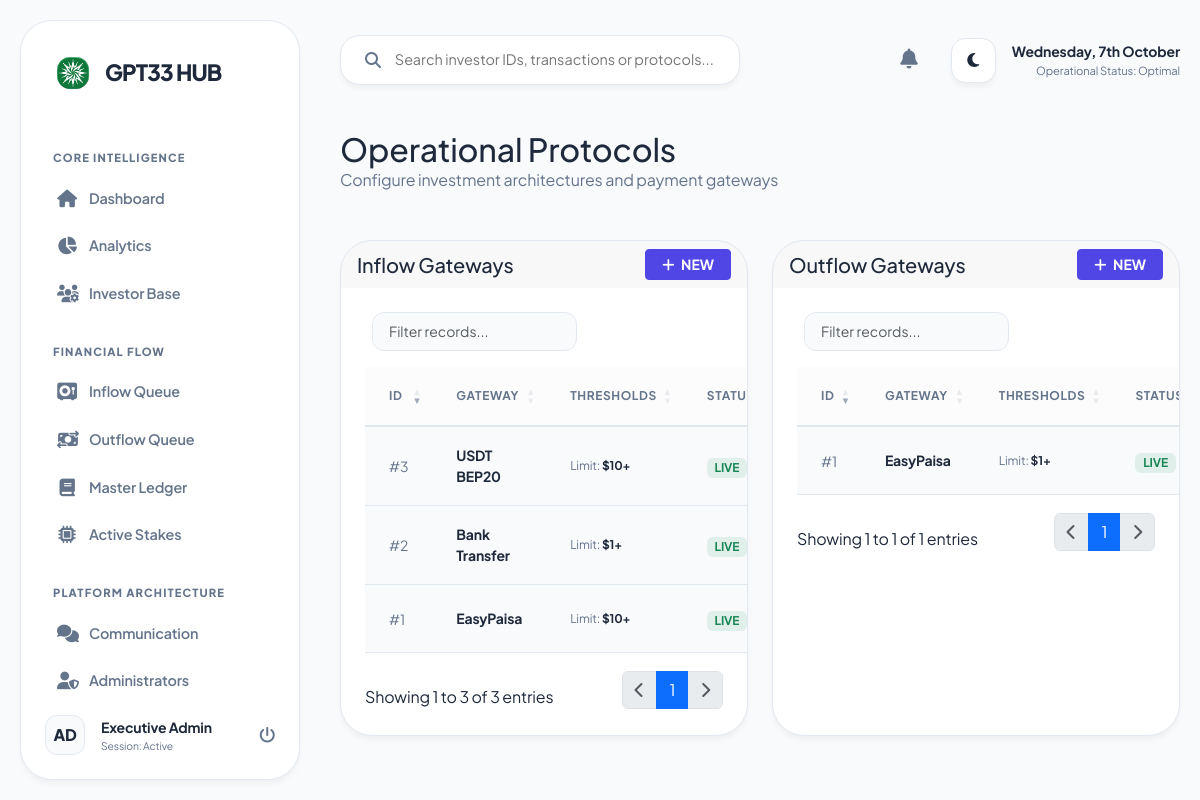
/admin/index.php?route=methods (signed in), run on the app's committed database.
### tables this page shows
CREATE TABLE `payment_methods` (
  `id` int(11) NOT NULL AUTO_INCREMENT,
  `name` varchar(100) NOT NULL,
  `details` text NOT NULL,
  `copyable_fields` text DEFAULT NULL,
  `min_amount` decimal(15,2) DEFAULT 1.00,
  `max_amount` decimal(15,2) DEFAULT 10000.00,
  `is_active` tinyint(1) DEFAULT 1,
  `currency` varchar(10) DEFAULT 'USD',
  `rate` decimal(15,8) DEFAULT 1.00000000,
  `qr_code` varchar(255) DEFAULT NULL,
  `fixed_fee` decimal(10,4) DEFAULT 0.0000,
  `percent_fee` decimal(10,4) DEFAULT 0.0000,
  PRIMARY KEY (`id`)
);

CREATE TABLE `withdrawal_methods` (
  `id` int(11) NOT NULL AUTO_INCREMENT,
  `name` varchar(100) NOT NULL,
  `instructions` text DEFAULT NULL,
  `min_amount` decimal(15,2) DEFAULT 1.00,
  `max_amount` decimal(15,2) DEFAULT 10000.00,
  `is_active` tinyint(1) DEFAULT 1,
  `currency` varchar(10) DEFAULT 'USD',
  `rate` decimal(15,8) DEFAULT 1.00000000,
  `fixed_fee` decimal(10,4) DEFAULT 0.0000,
  `percent_fee` decimal(10,4) DEFAULT 0.0000,
  PRIMARY KEY (`id`)
);

### admin/views/methods.php (the view, shortened to what this page needs)
<?php
$deposit_methods = $pdo->query("SELECT * FROM payment_methods")->fetchAll();
$withdrawal_methods = $pdo->query("SELECT * FROM withdrawal_methods")->fetchAll();
?>
<div class="row mb-5 align-items-center">
    <div class="col">
        <h2 class="fw-800 m-0 text-dark">Operational Protocols</h2>
        <p class="text-muted m-0">Configure investment architectures and payment gateways</p>
    </div>
</div>
<div class="row g-4 mb-5">
    <div class="col-xl-6">
        <div class="card h-100 overflow-hidden">
            <div class="card-header border-0 d-flex justify-content-between align-items-center">
                <h5 class="fw-800 m-0 text-dark">Inflow Gateways</h5>
                <button class="btn btn-sm btn-dark fw-bold px-3" onclick="openMethodModal('deposit')">
                    <i class="fa-solid fa-plus me-1"></i> NEW
                </button>
            </div>
            <div class="table-responsive p-4">
                <table class="table align-middle datatable-basic">
                    <thead>
                        <tr>
                            <th>ID</th>
                            <th>Gateway</th>
                            <th>Thresholds</th>
                            <th>Status</th>
                        </tr>
                    </thead>
                    <tbody>
                        <?php foreach ($deposit_methods as $m): ?>
                        <tr>
                            <td><span class="fw-800 text-muted small">#<?php echo $m['id']; ?></span></td>
                            <td class="text-dark fw-bold small"><?php echo htmlspecialchars($m['name']); ?></td>
                            <td>
                                <div class="text-muted" style="font-size: 0.75rem;">Limit: <span class="text-dark fw-bold">$<?php echo number_format($m['min_amount']); ?>+</span></div>
                            </td>
                            <td>
                                <?php if ($m['is_active']): ?>
                                    <span class="badge bg-success bg-opacity-10 text-success">LIVE</span>
                                <?php else: ?>
                                    <span class="badge bg-secondary bg-opacity-10 text-muted">OFFLINE</span>
                                <?php endif; ?>
                            </td>
                        </tr>
                        <?php endforeach; ?>
                    </tbody>
                </table>
            </div>
        </div>
    </div>
    <div class="col-xl-6">
        <div class="card h-100 overflow-hidden">
            <div class="card-header border-0 d-flex justify-content-between align-items-center">
                <h5 class="fw-800 m-0 text-dark">Outflow Gateways</h5>
                <button class="btn btn-sm btn-dark fw-bold px-3" onclick="openMethodModal('withdraw')">
                    <i class="fa-solid fa-plus me-1"></i> NEW
                </button>
            </div>
            <div class="table-responsive p-4">
                <table class="table align-middle datatable-basic">
                    <thead>
                        <tr>
                            <th>ID</th>
                            <th>Gateway</th>
                            <th>Thresholds</th>
                            <th>Status</th>
                        </tr>
                    </thead>
                    <tbody>
                        <?php foreach ($withdrawal_methods as $m): ?>
                        <tr>
                            <td><span class="fw-800 text-muted small">#<?php echo $m['id']; ?></span></td>
                            <td class="text-dark fw-bold small"><?php echo htmlspecialchars($m['name']); ?></td>
                            <td>
                                <div class="text-muted" style="font-size: 0.75rem;">Limit: <span class="text-dark fw-bold">$<?php echo number_format($m['min_amount']); ?>+</span></div>
                            </td>
                            <td>
                                <?php if ($m['is_active']): ?>
                                    <span class="badge bg-success bg-opacity-10 text-success">LIVE</span>
                                <?php else: ?>
                                    <span class="badge bg-secondary bg-opacity-10 text-muted">OFFLINE</span>
                                <?php endif; ?>
                            </td>
                        </tr>
                        <?php endforeach; ?>
                    </tbody>
                </table>
            </div>
        </div>
    </div>
</div>

### admin/index.php (shortened to what this page needs)
<?php
$route = $_GET['route'] ?? 'dashboard';
$route = rtrim($route, '/');
$routes = [
    'dashboard' => 'views/dashboard.php',
    'users' => 'views/users.php',
    'deposits' => 'views/deposits.php',
    'withdrawals' => 'views/withdrawals.php',
    'methods' => 'views/methods.php',
    'settings' => 'views/settings.php',
    'chat' => 'views/chat.php',
    'security' => 'views/security.php',
    'analytics' => 'views/analytics.php',
    'transactions' => 'views/transactions.php',
    'investments' => 'views/investments.php',
    'user_details' => 'views/user_details.php',
    'admins' => 'views/admins.php',
    'admin_logs' => 'views/admin_logs.php',
    'plans' => 'views/plans.php',
    'audit_logs' => 'views/audit_logs.php',
    'integrity_audit' => 'views/integrity_audit.php'
];
$view_file = $routes[$route] ?? 'views/404.php';
?>
<!DOCTYPE html>
<html lang="en">
<head>
    <link href="https://cdn.jsdelivr.net/npm/bootstrap@5.3.0/dist/css/bootstrap.min.css" rel="stylesheet">
    <link rel="stylesheet" href="https://cdnjs.cloudflare.com/ajax/libs/font-awesome/6.4.0/css/all.min.css">
    <link rel="stylesheet" href="https://cdn.datatables.net/1.13.4/css/dataTables.bootstrap5.min.css">
    <link rel="stylesheet" href="https://cdn.datatables.net/buttons/2.3.6/css/buttons.bootstrap5.min.css">
</head>
<body>
    <aside id="sidebar">
        <div class="sidebar-brand">
            <img src="/assets/img/logo.png" alt="Logo">
            <span>GPT33 HUB</span>
        </div>
        <div class="sidebar-scroll">
            <div class="nav-label">Core Intelligence</div>
            <a href="index.php?route=dashboard" class="nav-link <?php echo $route == 'dashboard' ? 'active' : ''; ?>">
                <i class="fa-solid fa-house"></i> Dashboard
            </a>
            <a href="index.php?route=analytics" class="nav-link <?php echo $route == 'analytics' ? 'active' : ''; ?>">
                <i class="fa-solid fa-chart-pie"></i> Analytics
            </a>
            <a href="index.php?route=users" class="nav-link <?php echo $route == 'users' ? 'active' : ''; ?>">
                <i class="fa-solid fa-users-gear"></i> Investor Base
            </a>
            <div class="nav-label">Financial Flow</div>
            <a href="index.php?route=deposits" class="nav-link <?php echo $route == 'deposits' ? 'active' : ''; ?>">
                <i class="fa-solid fa-vault"></i> Inflow Queue
            </a>
            <a href="index.php?route=withdrawals"
                class="nav-link <?php echo $route == 'withdrawals' ? 'active' : ''; ?>">
                <i class="fa-solid fa-money-bill-transfer"></i> Outflow Queue
            </a>
            <a href="index.php?route=transactions"
                class="nav-link <?php echo $route == 'transactions' ? 'active' : ''; ?>">
                <i class="fa-solid fa-book"></i> Master Ledger
            </a>
            <a href="index.php?route=investments"
                class="nav-link <?php echo $route == 'investments' ? 'active' : ''; ?>">
                <i class="fa-solid fa-microchip"></i> Active Stakes
            </a>
            <div class="nav-label">Platform Architecture</div>
            <a href="index.php?route=chat" class="nav-link <?php echo $route == 'chat' ? 'active' : ''; ?>">
                <i class="fa-solid fa-comments"></i> Communication
            </a>
            <a href="index.php?route=admins" class="nav-link <?php echo $route == 'admins' ? 'active' : ''; ?>">
                <i class="fa-solid fa-user-shield"></i> Administrators
            </a>
        </div>
        <div class="p-4 border-top border-white border-opacity-5">
            <div class="d-flex align-items-center gap-3">
                <div
                    style="width: 40px; height: 40px; background: var(--bs-body-bg); border-radius: 12px; display: flex; align-items: center; justify-content: center; color: var(--text-main); font-weight: 800; border: 1px solid var(--border-color);">
                    AD
                </div>
                <div class="flex-grow-1 overflow-hidden">
                    <div class="fw-bold small text-truncate">Executive Admin</div>
                    <div class="text-muted" style="font-size: 0.65rem;">Session: Active</div>
                </div>
                <a href="/logout" class="text-muted"><i class="fa-solid fa-power-off"></i></a>
            </div>
        </div>
    </aside>
    <div id="main-wrapper">
        <header>
            <div class="d-flex align-items-center gap-3">
                <div class="search-pill">
                    <i class="fa-solid fa-search text-muted"></i>
                    <input type="text" placeholder="Search investor IDs, transactions or protocols...">
                </div>
            </div>
            <div class="header-actions">
                <div class="dropdown me-3">
                    <button class="btn btn-link text-muted p-0 position-relative" data-bs-toggle="dropdown"
                        aria-expanded="false" id="notif-dropdown-btn">
                        <i class="fa-solid fa-bell fs-5"></i>
                    </button>
                </div>
                <div id="theme-toggle" class="theme-toggle">
                    <i class="fa-solid fa-moon"></i>
                </div>
                <div class="d-none d-md-block text-end">
                    <div class="small fw-bold"><?php echo date('l, jS F'); ?></div>
                    <div class="text-muted" style="font-size: 0.7rem;">Operational Status: Optimal</div>
                </div>
            </div>
        </header>
        <div class="content-body" id="app-content">
            <?php
            if (file_exists($view_file)) {
                include $view_file;
            } else {
                include 'views/404.php';
            }
            ?>
        </div>
    </div>
    <div class="toast-container position-fixed bottom-0 end-0 p-3">
    </div>
</body>
</html>

### admin/index.php (style rules this page uses)
:root { --bs-body-bg: #f8fafc; --bs-body-color: #1e293b; --sidebar-bg: #ffffff; --card-bg: #ffffff; --primary-accent: #4f46e5; --sidebar-width: 280px; --border-color: #e2e8f0; --soft-shadow: 0 4px 6px -1px rgba(0, 0, 0, 0.05); --header-height: 80px; --nav-link-color: #64748b; --nav-link-active-bg: #f1f5f9; --text-main: #1e293b; --text-muted: #64748b; }
body { font-family: 'Plus Jakarta Sans', sans-serif; background-color: var(--bs-body-bg); color: var(--bs-body-color); transition: background-color 0.3s ease, color 0.3s ease; overflow-x: hidden; letter-spacing: -0.01em; }
h1, h2, h3, h4, h5, h6, .h1, .h2, .h3, .h4, .h5, .h6, .fw-bold, .fw-800, .fw-bolder { color: var(--text-main) !important; }
.text-dark, .text-black, .text-secondary { color: var(--text-main) !important; }
.text-muted { color: var(--text-muted) !important; }
.modal-content, .card, .dropdown-menu { background-color: var(--card-bg) !important; border: 1px solid var(--border-color) !important; color: var(--text-main) !important; box-shadow: var(--soft-shadow) !important; }
.table { color: var(--text-main) !important; }
.table thead th { color: var(--text-muted) !important; border-bottom: 2px solid var(--border-color) !important; text-transform: uppercase; font-size: 0.75rem; letter-spacing: 0.05em; }
.table td { border-color: var(--border-color) !important; }
.btn-dark { background-color: var(--primary-accent) !important; border-color: var(--primary-accent) !important; color: #ffffff !important; transition: all 0.3s ease !important; }
#sidebar { width: var(--sidebar-width); height: calc(100vh - 40px); position: fixed; left: 20px; top: 20px; background: var(--sidebar-bg); border-radius: 32px; box-shadow: var(--soft-shadow); z-index: 1000; transition: all 0.4s cubic-bezier(0.4, 0, 0.2, 1); display: flex; flex-direction: column; overflow: hidden; border: 1px solid var(--border-color); }
.sidebar-brand { padding: 32px; display: flex; align-items: center; gap: 12px; }
.sidebar-brand img { width: 40px; height: 40px; border-radius: 12px; object-fit: contain; }
.sidebar-brand span { font-weight: 800; font-size: 1.4rem; color: var(--text-main); letter-spacing: -0.04em; }
.sidebar-scroll { flex-grow: 1; overflow-y: auto; padding-bottom: 20px; }
.nav-label { padding: 24px 32px 8px; font-size: 0.7rem; font-weight: 800; color: var(--text-muted); text-transform: uppercase; letter-spacing: 0.1em; }
.nav-link { margin: 2px 20px; padding: 12px 16px; color: var(--nav-link-color); font-weight: 600; font-size: 0.9rem; display: flex; align-items: center; gap: 12px; transition: all 0.2s ease; border-radius: 16px; }
.nav-link i { width: 20px; font-size: 1.1rem; text-align: center; }
#main-wrapper { margin-left: calc(var(--sidebar-width) + 40px); padding: 20px; min-height: 100vh; transition: all 0.4s ease; }
header { height: var(--header-height); display: flex; align-items: center; justify-content: space-between; margin-bottom: 30px; }
.search-pill { background: var(--card-bg); border-radius: 20px; padding: 12px 24px; box-shadow: var(--soft-shadow); width: 400px; display: flex; align-items: center; gap: 12px; border: 1px solid var(--border-color); }
.search-pill input { border: 0; outline: 0; font-size: 0.9rem; width: 100%; background: transparent; color: var(--text-main); }
.header-actions { display: flex; align-items: center; gap: 16px; }
.theme-toggle { width: 45px; height: 45px; background: var(--card-bg); border-radius: 14px; display: flex; align-items: center; justify-content: center; cursor: pointer; border: 1px solid var(--border-color); box-shadow: var(--soft-shadow); color: var(--text-main); transition: all 0.2s; }
.card { background: var(--card-bg); border: 1px solid var(--border-color); border-radius: 32px; box-shadow: var(--soft-shadow); overflow: hidden; }
.table { color: var(--text-main); margin-bottom: 0; }
.table thead th { background: rgba(0, 0, 0, 0.01); border-bottom: 1px solid var(--border-color); color: var(--text-muted); font-weight: 700; font-size: 0.75rem; text-transform: uppercase; padding: 20px 24px; }
.table tbody td { border-bottom: 1px solid var(--border-color); padding: 18px 24px; }

### data on the page
payment_methods: id "1", name "EasyPaisa", min_amount "10", is_active "LIVE"
payment_methods: id "2", name "Bank Transfer", min_amount "1", is_active "LIVE"
payment_methods: id "3", name "USDT BEP20", min_amount "10", is_active "LIVE"
withdrawal_methods: id "1", name "EasyPaisa", min_amount "1", is_active "LIVE"
